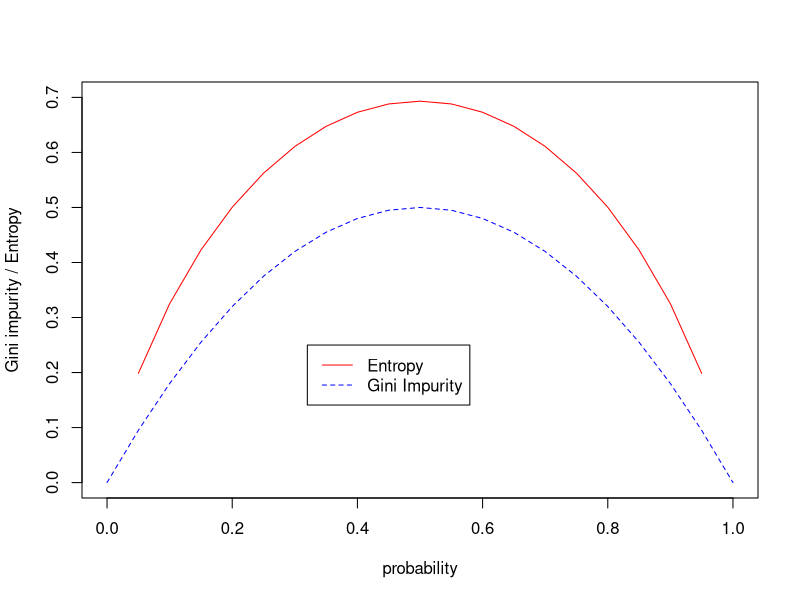
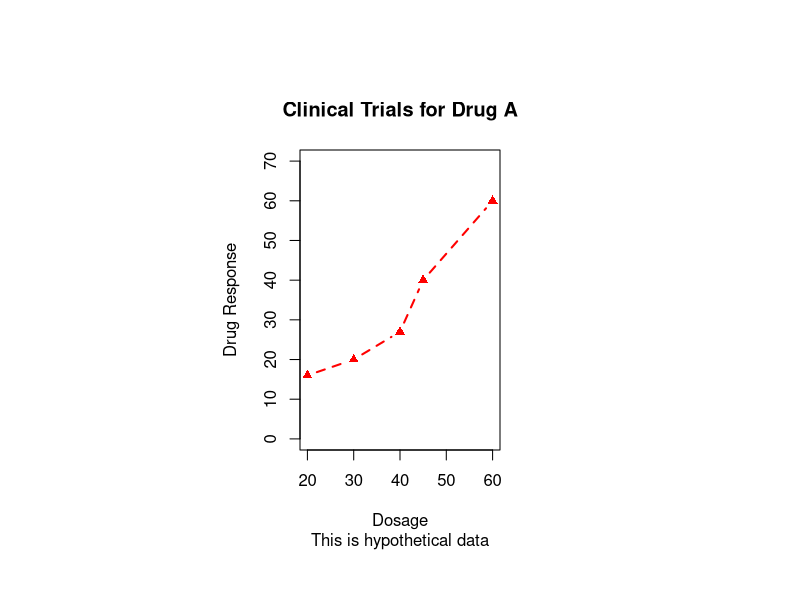
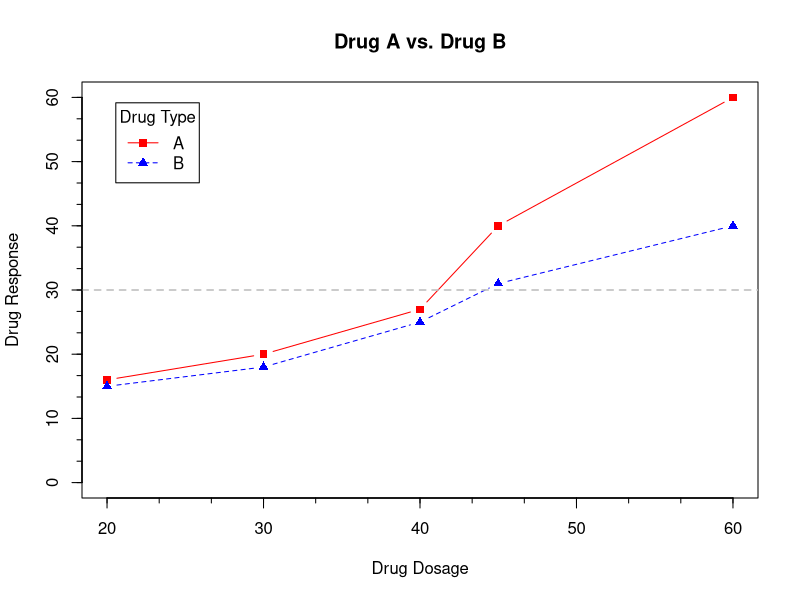
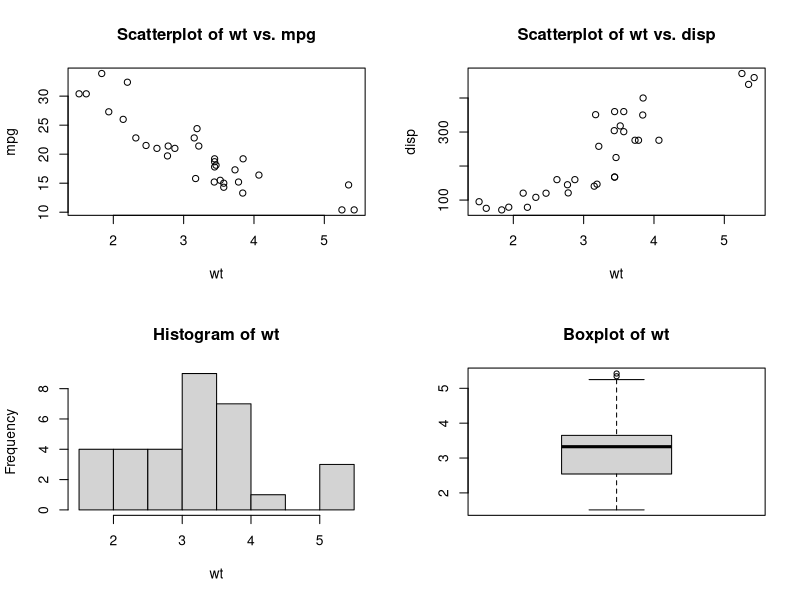
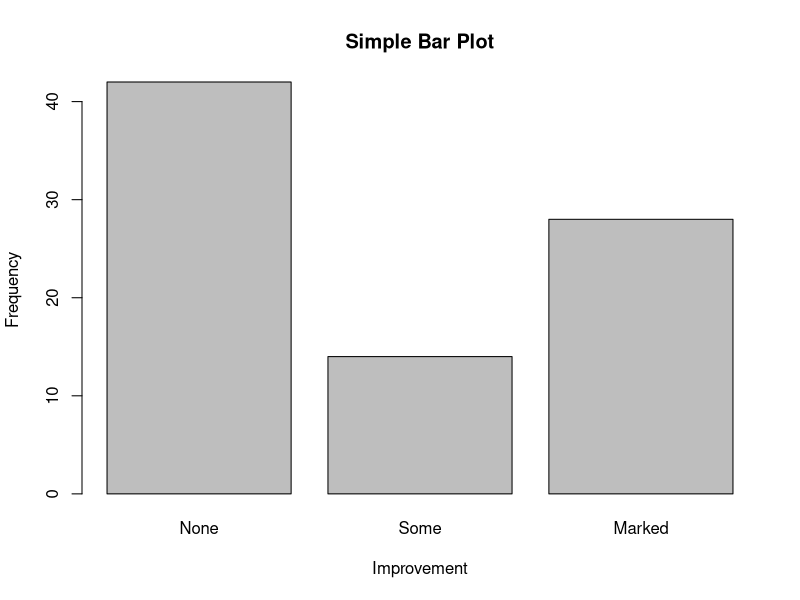
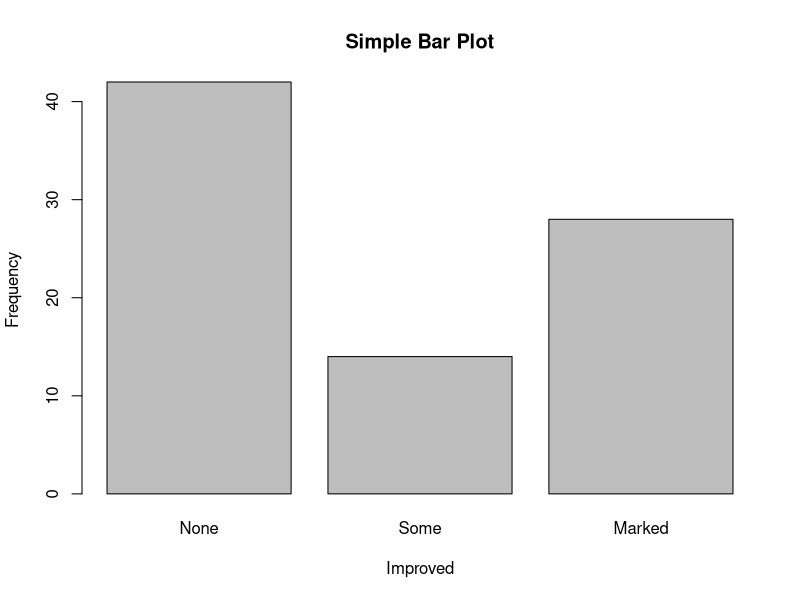
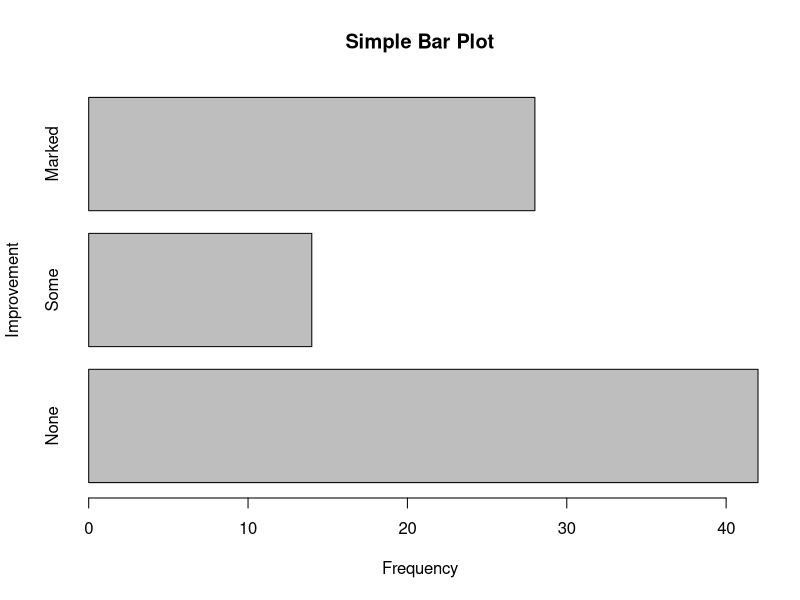
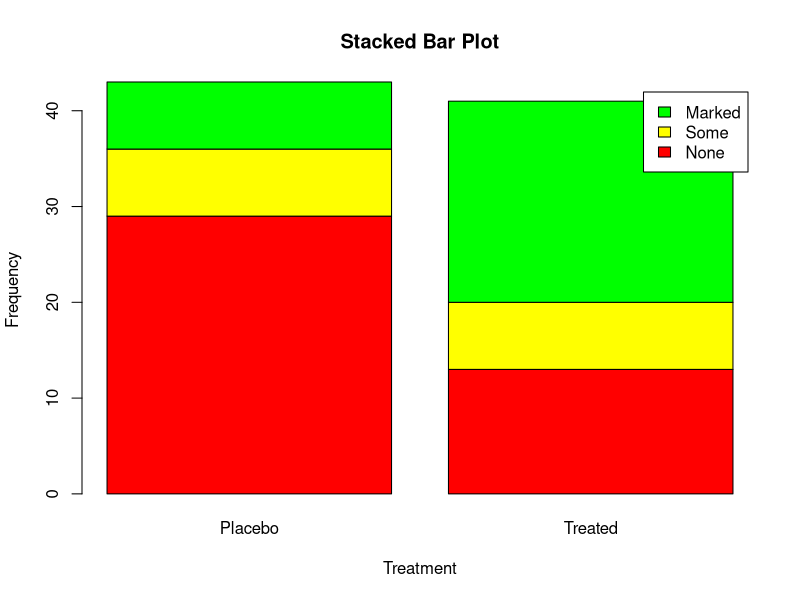

Write R code to recreate these figures, in order.
##
##
##  This script shows some examples on how to plot different kinds of graphs.
##
##

library(ggplot2)

############# 
# Compare the distribution of entropy and gini impurity functions which
#   are used in the decision tree algorithm.
############# 

x <- seq(0, 1, 0.05)

# The entropy function for a two-class classification.
entropy <- - x * log(x) - (1-x) * log(1-x)

# The gini impurity function for a two-class classification.
gini_impurity <- 1 - x ^ 2 - (1-x) ^ 2


# Plot the distribution of entropy first.
plot(x, entropy, type="l", col="red", 
	 xlab = "probability", ylab="Gini impurity / Entropy", lty=1, ylim=c(0, 0.7))

# Plot the gini_impurity further.
lines(x, gini_impurity, col="blue", lty=20)

legend(0.32, 0.25, c("Entropy", "Gini Impurity"),
	col=c("red", "blue"), lty=c(1, 20))


################
# save the grpah into pdf.
# Other than that, one can save it as png(), jpeg(), bmp() and postscript() etc.
pdf("mtcars.pdf")

attach(mtcars)

plot(wt, mpg)

# add labels to each point on the graph.
text(wt, mpg, row.names(mtcars), cex=.6, pos=4, col="red")

abline(lm(mpg ~ wt))
title("Regression of MPG on Weight")
detach(mtcars)
dev.off()
################


# create a new canvas to draw the following graph.
# dev.new()

# Retrieve the list of current parameters that can be modified.
oldPars <- par(no.readonly = TRUE)

dose  <- c(20, 30, 40, 45, 60)
drugA <- c(16, 20, 27, 40, 60)
drugB <- c(15, 18, 25, 31, 40)

# pin: the plot dimensions (width, height)
par(pin=c(2, 3))
par(lty=2, pch=17)

# plot 'both' the line and the dots.
plot(dose, drugA, type="b", col="red",
     lty=2,  # line style
     lwd=2,  # line width
     main="Clinical Trials for Drug A", # main title
     sub="This is hypothetical data",   # subtitle
     xlab="Dosage",
     ylab="Drug Response",
     xlim=c(20, 60),
     ylim=c(0, 70)
     )

# reset the parameters back 
par(oldPars)

# return the list of colors
# colors()

################


# increase line, text, symbol, and label size.
# par(lwd=2, cex=1.5, font.lab=2)

plot(dose, drugA, type="b",
     pch=15, lty=1, col="red", ylim=c(0, 60),
     main="Drug A vs. Drug B",
     xlab="Drug Dosage", ylab="Drug Response")

# draw another line on top of the above plot.
lines(dose, drugB, type="b",
      pch=17, lty=2, col="blue")


abline(h=c(30), lwd=1.5, lty=2, col="gray")

# add minor ticks along the axis
library(Hmisc)
minor.tick(nx=3, ny=3, tick.ratio=0.5)


legend("topleft", inset=.05, title="Drug Type",
       c("A", "B"), lty=c(1, 2), pch=c(15, 17), col=c("red", "blue"))

################
# Put multiple graphs into one layout
attach(mtcars)
oldPars <- par(no.readonly = TRUE)

# create a graph layout of 2 columns and 2 rows.
par(mfrow=c(2, 2))

plot(wt, mpg, main="Scatterplot of wt vs. mpg")
plot(wt, disp, main="Scatterplot of wt vs. disp")
hist(wt, main="Histogram of wt")
boxplot(wt, main="Boxplot of wt")

par(oldPars)

detach(mtcars)
################

# include the data set "arthritis"
library(vcd)

str(Arthritis)

counts <- table(Arthritis$Improved)

# the bar plots
barplot(counts, main="Simple Bar Plot",
        xlab = "Improvement", ylab = "Frequency")

# We could plot the 'factor' column directly, without the table() function.
plot(Arthritis$Improved, main = "Simple Bar Plot",
     xlab = "Improved", ylab = "Frequency")


barplot(counts, main="Simple Bar Plot", horiz = TRUE,
        ylab = "Improvement", xlab = "Frequency")

# stacked / grouped bar plots
counts <- table(Arthritis$Improved, Arthritis$Treatment)

counts
str(counts)

barplot(counts, main = "Stacked Bar Plot",
        xlab = "Treatment", ylab = "Frequency",
        col = c("red", "yellow", "green"),
        legend = rownames(counts))

barplot(counts, main = "Grouped Bar Plot",
        xlab = "Treatment", ylab = "Frequency",
        #col = c("red", "yellow", "green"),
        legend = rownames(counts), beside = TRUE)


################
# spinogram is the scaled bar plots.

attach(Arthritis)
another.counts <- table(Treatment, Improved)
spine(another.counts, main = "Spinogram Example")
detach(Arthritis)

################

# load the states information.
states <- data.frame(state.region, state.x77)

# calculate the mean illiteracy by the state.region group 
means <- aggregate(states$Illiteracy, by=list(state.region), FUN=mean)
means

# order the means by the result column x
means <- means[order(means$x),]

# plot the bars, with the given labels.
barplot(means$x,
        names.arg = means$Group.1, # specify the labels.
        cex.names =  0.8 # decrease the font size of labels
        )
# the following function is equivalent to the "main" attribute in barplot()
title("Mean Illiteracy Rate")
